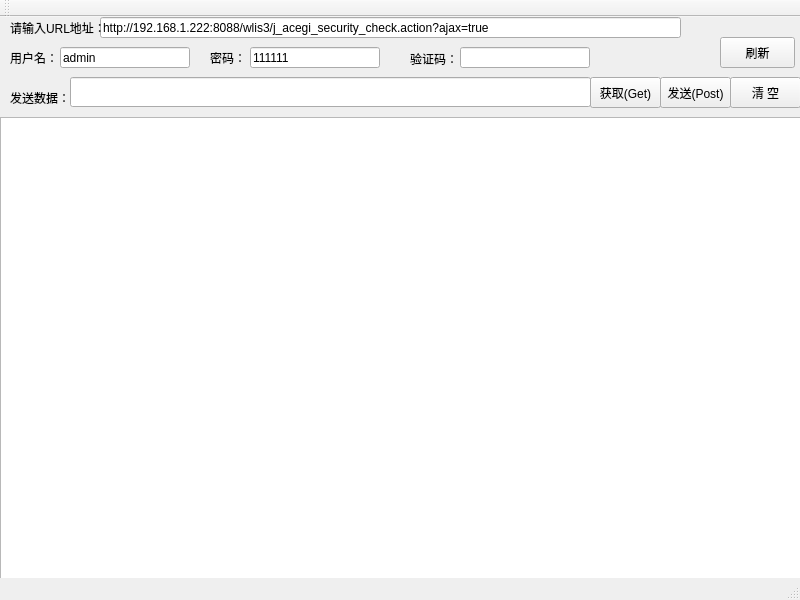
<?xml version="1.0" encoding="UTF-8"?>
<ui version="4.0">
 <class>MainWindow</class>
 <widget class="QMainWindow" name="MainWindow">
  <property name="geometry">
   <rect>
    <x>0</x>
    <y>0</y>
    <width>800</width>
    <height>600</height>
   </rect>
  </property>
  <property name="windowTitle">
   <string>MainWindow</string>
  </property>
  <widget class="QWidget" name="centralWidget">
   <widget class="QPushButton" name="pBtnGet">
    <property name="geometry">
     <rect>
      <x>590</x>
      <y>60</y>
      <width>71</width>
      <height>31</height>
     </rect>
    </property>
    <property name="text">
     <string>获取(Get)</string>
    </property>
   </widget>
   <widget class="QLabel" name="labelVerificationCode">
    <property name="geometry">
     <rect>
      <x>610</x>
      <y>30</y>
      <width>91</width>
      <height>21</height>
     </rect>
    </property>
    <property name="text">
     <string/>
    </property>
   </widget>
   <widget class="QLabel" name="label_3">
    <property name="geometry">
     <rect>
      <x>10</x>
      <y>30</y>
      <width>51</width>
      <height>21</height>
     </rect>
    </property>
    <property name="text">
     <string>用户名：</string>
    </property>
   </widget>
   <widget class="QPushButton" name="pBtnPost">
    <property name="geometry">
     <rect>
      <x>660</x>
      <y>60</y>
      <width>71</width>
      <height>31</height>
     </rect>
    </property>
    <property name="text">
     <string>发送(Post)</string>
    </property>
   </widget>
   <widget class="QLineEdit" name="lineEditPwd">
    <property name="geometry">
     <rect>
      <x>250</x>
      <y>30</y>
      <width>130</width>
      <height>21</height>
     </rect>
    </property>
    <property name="text">
     <string>111111</string>
    </property>
   </widget>
   <widget class="QLabel" name="label_6">
    <property name="geometry">
     <rect>
      <x>410</x>
      <y>31</y>
      <width>54</width>
      <height>21</height>
     </rect>
    </property>
    <property name="text">
     <string>验证码：</string>
    </property>
   </widget>
   <widget class="QLineEdit" name="lineEditVerficationCode">
    <property name="geometry">
     <rect>
      <x>460</x>
      <y>30</y>
      <width>130</width>
      <height>21</height>
     </rect>
    </property>
    <property name="text">
     <string/>
    </property>
   </widget>
   <widget class="QLineEdit" name="lineEditUrl">
    <property name="geometry">
     <rect>
      <x>100</x>
      <y>0</y>
      <width>581</width>
      <height>21</height>
     </rect>
    </property>
    <property name="text">
     <string>http://192.168.1.222:8088/wlis3/j_acegi_security_check.action?ajax=true</string>
    </property>
   </widget>
   <widget class="QLineEdit" name="lineEditUserName">
    <property name="geometry">
     <rect>
      <x>60</x>
      <y>30</y>
      <width>130</width>
      <height>21</height>
     </rect>
    </property>
    <property name="text">
     <string>admin</string>
    </property>
   </widget>
   <widget class="QTextBrowser" name="textBrowser">
    <property name="geometry">
     <rect>
      <x>0</x>
      <y>100</y>
      <width>811</width>
      <height>501</height>
     </rect>
    </property>
   </widget>
   <widget class="QLabel" name="label">
    <property name="geometry">
     <rect>
      <x>10</x>
      <y>0</y>
      <width>101</width>
      <height>21</height>
     </rect>
    </property>
    <property name="text">
     <string>请输入URL地址：</string>
    </property>
   </widget>
   <widget class="QPushButton" name="pBtnClear">
    <property name="geometry">
     <rect>
      <x>730</x>
      <y>60</y>
      <width>71</width>
      <height>31</height>
     </rect>
    </property>
    <property name="text">
     <string>清 空</string>
    </property>
   </widget>
   <widget class="QLineEdit" name="lineEditData">
    <property name="geometry">
     <rect>
      <x>70</x>
      <y>60</y>
      <width>521</width>
      <height>30</height>
     </rect>
    </property>
   </widget>
   <widget class="QLabel" name="label_4">
    <property name="geometry">
     <rect>
      <x>210</x>
      <y>30</y>
      <width>41</width>
      <height>21</height>
     </rect>
    </property>
    <property name="text">
     <string>密码：</string>
    </property>
   </widget>
   <widget class="QLabel" name="label_2">
    <property name="geometry">
     <rect>
      <x>10</x>
      <y>70</y>
      <width>71</width>
      <height>21</height>
     </rect>
    </property>
    <property name="text">
     <string>发送数据：</string>
    </property>
   </widget>
   <widget class="QPushButton" name="pBtnRefresh">
    <property name="geometry">
     <rect>
      <x>720</x>
      <y>20</y>
      <width>75</width>
      <height>31</height>
     </rect>
    </property>
    <property name="text">
     <string>刷新</string>
    </property>
   </widget>
  </widget>
  <widget class="QMenuBar" name="menuBar">
   <property name="geometry">
    <rect>
     <x>0</x>
     <y>0</y>
     <width>800</width>
     <height>23</height>
    </rect>
   </property>
  </widget>
  <widget class="QToolBar" name="mainToolBar">
   <attribute name="toolBarArea">
    <enum>TopToolBarArea</enum>
   </attribute>
   <attribute name="toolBarBreak">
    <bool>false</bool>
   </attribute>
  </widget>
  <widget class="QStatusBar" name="statusBar"/>
 </widget>
 <layoutdefault spacing="6" margin="11"/>
 <resources/>
 <connections/>
</ui>
